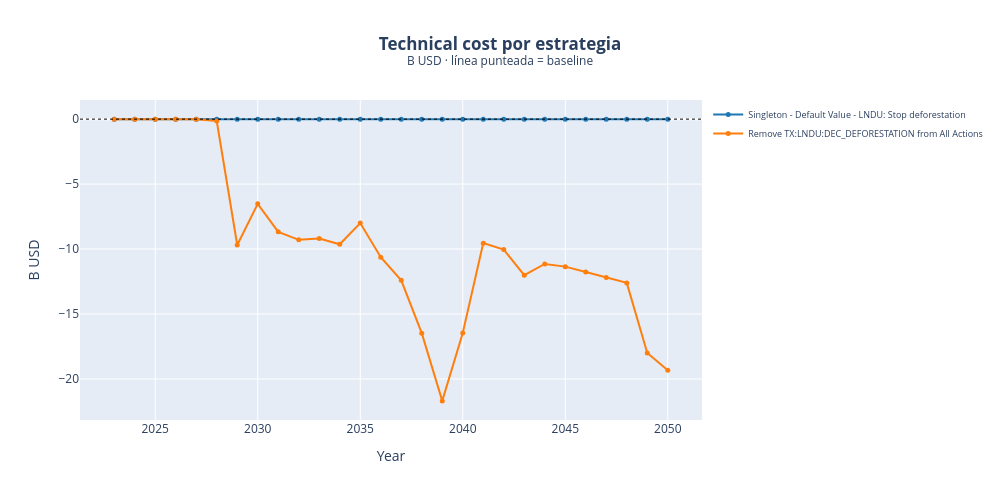

Notebook source saved alongside this figure:
### Code cell
# ── Costos técnicos por año y por estrategia ──────────────────────────────────
tc_annual = (
    cb_data[cb_data['cb_type'] == 'technical_cost']
    .groupby(['strategy_id','strategy','Year'], dropna=False)['value']
    .sum()
    .reset_index()
    .sort_values(['strategy_id','Year'])
)

PALETTE = ['#1f77b4','#ff7f0e','#2ca02c','#d62728','#9467bd',
           '#8c564b','#e377c2','#7f7f7f','#bcbd22','#17becf']

fig_tc = go.Figure()
for i, (sid, grp) in enumerate(tc_annual.groupby('strategy_id', sort=True)):
    label = grp['strategy'].iloc[0]
    color = PALETTE[i % len(PALETTE)]
    dash  = 'dash' if sid == base_sid else 'solid'
    fig_tc.add_trace(go.Scatter(
        x=grp['Year'], y=grp['value'],
        mode='lines+markers',
        line=dict(color=color, dash=dash, width=2),
        marker=dict(size=5),
        name=label,
        hovertemplate=f'<b>{label}</b><br>%{{y:,.3f}} B USD<br>Year: %{{x}}<extra></extra>',
    ))

fig_tc.add_hline(y=0, line=dict(color='black', dash='dot', width=1))
fig_tc.update_layout(
    title=dict(text='<b>Technical cost por estrategia</b><br>'
                    '<sup>B USD · línea punteada = baseline</sup>', x=0.5),
    xaxis=dict(title='Year', tickformat='d'),
    yaxis_title='B USD',
    height=500, width=1000,
    legend=dict(orientation='v', x=1.01, y=1, font=dict(size=9)),
    hovermode='x unified',
)
fig_tc.show()

### Figure 1 — Plotly figure (JSON) as saved in the notebook; plotly's stock layout.template omitted (floating-point values rounded to 4 significant figures)
{"data": [{"hovertemplate": "<b>Singleton - Default Value - LNDU: Stop deforestation</b><br>%{y:,.3f} B USD<br>Year: %{x}<extra></extra>", "line": {"color": "#1f77b4", "dash": "solid", "width": 2}, "marker": {"size": 5}, "mode": "lines+markers", "name": "Singleton - Default Value - LNDU: Stop deforestation", "type": "scatter", "x": [2023.0, 2024.0, 2025.0, 2026.0, 2027.0, 2028.0, 2029.0, 2030.0, 2031.0, 2032.0, 2033.0, 2034.0, 2035.0, 2036.0, 2037.0, 2038.0, 2039.0, 2040.0, 2041.0, 2042.0, 2043.0, 2044.0, 2045.0, 2046.0, 2047.0, 2048.0, 2049.0, 2050.0], "y": [0.0, 0.0, -4.567e-13, -2.075e-12, -2.235e-14, -4.163e-13, -9.318e-14, -5.74e-06, -1.202e-05, -1.911e-05, -2.636e-05, -3.404e-05, -4.286e-05, -5.179e-05, -6.125e-05, -7.072e-05, -8.154e-05, -9.183e-05, -0.0001033, -0.0001151, -0.0001386, -0.0001417, -0.0001549, -0.0001682, -0.0001826, -0.0001967, -0.0002245, -0.0002282]}, {"hovertemplate": "<b>Remove TX:LNDU:DEC_DEFORESTATION from All Actions</b><br>%{y:,.3f} B USD<br>Year: %{x}<extra></extra>", "line": {"color": "#ff7f0e", "dash": "solid", "width": 2}, "marker": {"size": 5}, "mode": "lines+markers", "name": "Remove TX:LNDU:DEC_DEFORESTATION from All Actions", "type": "scatter", "x": [2023.0, 2024.0, 2025.0, 2026.0, 2027.0, 2028.0, 2029.0, 2030.0, 2031.0, 2032.0, 2033.0, 2034.0, 2035.0, 2036.0, 2037.0, 2038.0, 2039.0, 2040.0, 2041.0, 2042.0, 2043.0, 2044.0, 2045.0, 2046.0, 2047.0, 2048.0, 2049.0, 2050.0], "y": [0.0, 0.0, -0.01345, -0.01414, -0.01456, -0.1457, -9.687, -6.523, -8.676, -9.289, -9.191, -9.635, -8.002, -10.63, -12.41, -16.47, -21.69, -16.46, -9.545, -10.04, -12.02, -11.15, -11.35, -11.76, -12.19, -12.61, -18.0, -19.34]}], "layout": {"height": 500, "hovermode": "x unified", "legend": {"font": {"size": 9}, "orientation": "v", "x": 1.01, "y": 1}, "shapes": [{"line": {"color": "black", "dash": "dot", "width": 1}, "type": "line", "x0": 0, "x1": 1, "xref": "x domain", "y0": 0, "y1": 0, "yref": "y"}], "title": {"text": "<b>Technical cost por estrategia</b><br><sup>B USD · línea punteada = baseline</sup>", "x": 0.5}, "width": 1000, "xaxis": {"tickformat": "d", "title": {"text": "Year"}}, "yaxis": {"title": {"text": "B USD"}}}}
